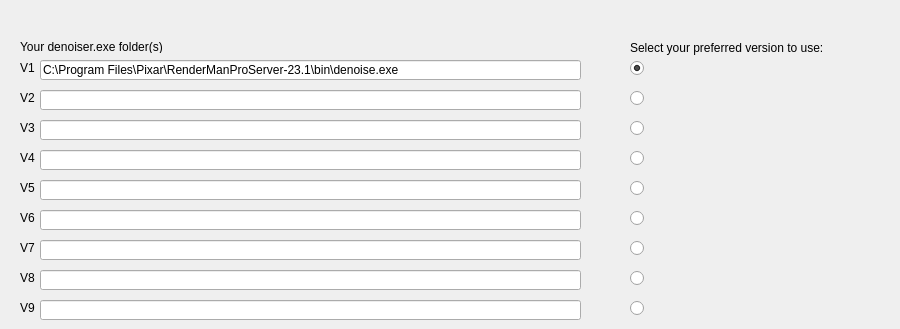
        <widget class="QWidget" name="tab_2">
         <attribute name="title">
          <string>Settings</string>
         </attribute>
         <widget class="QLabel" name="label_3">
          <property name="geometry">
           <rect>
            <x>20</x>
            <y>40</y>
            <width>150</width>
            <height>13</height>
           </rect>
          </property>
          <property name="sizePolicy">
           <sizepolicy hsizetype="Fixed" vsizetype="Fixed">
            <horstretch>0</horstretch>
            <verstretch>0</verstretch>
           </sizepolicy>
          </property>
          <property name="minimumSize">
           <size>
            <width>150</width>
            <height>0</height>
           </size>
          </property>
          <property name="text">
           <string>Your denoiser.exe folder(s)</string>
          </property>
         </widget>
         <widget class="QLineEdit" name="denoiser1">
          <property name="geometry">
           <rect>
            <x>40</x>
            <y>60</y>
            <width>541</width>
            <height>20</height>
           </rect>
          </property>
          <property name="text">
           <string>C:\Program Files\Pixar\RenderManProServer-23.1\bin\denoise.exe</string>
          </property>
         </widget>
         <widget class="QLabel" name="label_4">
          <property name="geometry">
           <rect>
            <x>630</x>
            <y>40</y>
            <width>261</width>
            <height>16</height>
           </rect>
          </property>
          <property name="sizePolicy">
           <sizepolicy hsizetype="Fixed" vsizetype="Fixed">
            <horstretch>0</horstretch>
            <verstretch>0</verstretch>
           </sizepolicy>
          </property>
          <property name="minimumSize">
           <size>
            <width>150</width>
            <height>0</height>
           </size>
          </property>
          <property name="text">
           <string>Select your preferred version to use:</string>
          </property>
         </widget>
         <widget class="QLabel" name="label_5">
          <property name="geometry">
           <rect>
            <x>20</x>
            <y>60</y>
            <width>150</width>
            <height>16</height>
           </rect>
          </property>
          <property name="sizePolicy">
           <sizepolicy hsizetype="Fixed" vsizetype="Fixed">
            <horstretch>0</horstretch>
            <verstretch>0</verstretch>
           </sizepolicy>
          </property>
          <property name="minimumSize">
           <size>
            <width>150</width>
            <height>0</height>
           </size>
          </property>
          <property name="text">
           <string>V1</string>
          </property>
         </widget>
         <widget class="QLineEdit" name="denoiser2">
          <property name="geometry">
           <rect>
            <x>40</x>
            <y>90</y>
            <width>541</width>
            <height>20</height>
           </rect>
          </property>
         </widget>
         <widget class="QLineEdit" name="denoiser3">
          <property name="geometry">
           <rect>
            <x>40</x>
            <y>120</y>
            <width>541</width>
            <height>20</height>
           </rect>
          </property>
         </widget>
         <widget class="QLineEdit" name="denoiser4">
          <property name="geometry">
           <rect>
            <x>40</x>
            <y>150</y>
            <width>541</width>
            <height>20</height>
           </rect>
          </property>
         </widget>
         <widget class="QLineEdit" name="lineEdit_5">
          <property name="geometry">
           <rect>
            <x>40</x>
            <y>180</y>
            <width>541</width>
            <height>20</height>
           </rect>
          </property>
         </widget>
         <widget class="QLineEdit" name="denoiser6">
          <property name="geometry">
           <rect>
            <x>40</x>
            <y>210</y>
            <width>541</width>
            <height>20</height>
           </rect>
          </property>
         </widget>
         <widget class="QLineEdit" name="denoiser7">
          <property name="geometry">
           <rect>
            <x>40</x>
            <y>240</y>
            <width>541</width>
            <height>20</height>
           </rect>
          </property>
         </widget>
         <widget class="QLineEdit" name="denoiser8">
          <property name="geometry">
           <rect>
            <x>40</x>
            <y>270</y>
            <width>541</width>
            <height>20</height>
           </rect>
          </property>
         </widget>
         <widget class="QLineEdit" name="denoiser9">
          <property name="geometry">
           <rect>
            <x>40</x>
            <y>300</y>
            <width>541</width>
            <height>20</height>
           </rect>
          </property>
         </widget>
         <widget class="QLabel" name="label_9">
          <property name="geometry">
           <rect>
            <x>20</x>
            <y>90</y>
            <width>150</width>
            <height>16</height>
           </rect>
          </property>
          <property name="sizePolicy">
           <sizepolicy hsizetype="Fixed" vsizetype="Fixed">
            <horstretch>0</horstretch>
            <verstretch>0</verstretch>
           </sizepolicy>
          </property>
          <property name="minimumSize">
           <size>
            <width>150</width>
            <height>0</height>
           </size>
          </property>
          <property name="text">
           <string>V2</string>
          </property>
         </widget>
         <widget class="QLabel" name="label_10">
          <property name="geometry">
           <rect>
            <x>20</x>
            <y>120</y>
            <width>150</width>
            <height>16</height>
           </rect>
          </property>
          <property name="sizePolicy">
           <sizepolicy hsizetype="Fixed" vsizetype="Fixed">
            <horstretch>0</horstretch>
            <verstretch>0</verstretch>
           </sizepolicy>
          </property>
          <property name="minimumSize">
           <size>
            <width>150</width>
            <height>0</height>
           </size>
          </property>
          <property name="text">
           <string>V3</string>
          </property>
         </widget>
         <widget class="QLabel" name="label_11">
          <property name="geometry">
           <rect>
            <x>20</x>
            <y>150</y>
            <width>150</width>
            <height>16</height>
           </rect>
          </property>
          <property name="sizePolicy">
           <sizepolicy hsizetype="Fixed" vsizetype="Fixed">
            <horstretch>0</horstretch>
            <verstretch>0</verstretch>
           </sizepolicy>
          </property>
          <property name="minimumSize">
           <size>
            <width>150</width>
            <height>0</height>
           </size>
          </property>
          <property name="text">
           <string>V4</string>
          </property>
         </widget>
         <widget class="QLabel" name="denoiser5">
          <property name="geometry">
           <rect>
            <x>20</x>
            <y>180</y>
            <width>150</width>
            <height>16</height>
           </rect>
          </property>
          <property name="sizePolicy">
           <sizepolicy hsizetype="Fixed" vsizetype="Fixed">
            <horstretch>0</horstretch>
            <verstretch>0</verstretch>
           </sizepolicy>
          </property>
          <property name="minimumSize">
           <size>
            <width>150</width>
            <height>0</height>
           </size>
          </property>
          <property name="text">
           <string>V5</string>
          </property>
         </widget>
         <widget class="QLabel" name="label_13">
          <property name="geometry">
           <rect>
            <x>20</x>
            <y>210</y>
            <width>150</width>
            <height>16</height>
           </rect>
          </property>
          <property name="sizePolicy">
           <sizepolicy hsizetype="Fixed" vsizetype="Fixed">
            <horstretch>0</horstretch>
            <verstretch>0</verstretch>
           </sizepolicy>
          </property>
          <property name="minimumSize">
           <size>
            <width>150</width>
            <height>0</height>
           </size>
          </property>
          <property name="text">
           <string>V6</string>
          </property>
         </widget>
         <widget class="QLabel" name="label_14">
          <property name="geometry">
           <rect>
            <x>20</x>
            <y>240</y>
            <width>150</width>
            <height>16</height>
           </rect>
          </property>
          <property name="sizePolicy">
           <sizepolicy hsizetype="Fixed" vsizetype="Fixed">
            <horstretch>0</horstretch>
            <verstretch>0</verstretch>
           </sizepolicy>
          </property>
          <property name="minimumSize">
           <size>
            <width>150</width>
            <height>0</height>
           </size>
          </property>
          <property name="text">
           <string>V7</string>
          </property>
         </widget>
         <widget class="QLabel" name="label_15">
          <property name="geometry">
           <rect>
            <x>20</x>
            <y>270</y>
            <width>150</width>
            <height>16</height>
           </rect>
          </property>
          <property name="sizePolicy">
           <sizepolicy hsizetype="Fixed" vsizetype="Fixed">
            <horstretch>0</horstretch>
            <verstretch>0</verstretch>
           </sizepolicy>
          </property>
          <property name="minimumSize">
           <size>
            <width>150</width>
            <height>0</height>
           </size>
          </property>
          <property name="text">
           <string>V8</string>
          </property>
         </widget>
         <widget class="QLabel" name="label_16">
          <property name="geometry">
           <rect>
            <x>20</x>
            <y>300</y>
            <width>150</width>
            <height>16</height>
           </rect>
          </property>
          <property name="sizePolicy">
           <sizepolicy hsizetype="Fixed" vsizetype="Fixed">
            <horstretch>0</horstretch>
            <verstretch>0</verstretch>
           </sizepolicy>
          </property>
          <property name="minimumSize">
           <size>
            <width>150</width>
            <height>0</height>
           </size>
          </property>
          <property name="text">
           <string>V9</string>
          </property>
         </widget>
         <widget class="QRadioButton" name="denoiser_radio1">
          <property name="geometry">
           <rect>
            <x>630</x>
            <y>60</y>
            <width>82</width>
            <height>17</height>
           </rect>
          </property>
          <property name="text">
           <string/>
          </property>
          <property name="checked">
           <bool>true</bool>
          </property>
         </widget>
         <widget class="QRadioButton" name="denoiser_radio2">
          <property name="geometry">
           <rect>
            <x>630</x>
            <y>90</y>
            <width>82</width>
            <height>17</height>
           </rect>
          </property>
          <property name="text">
           <string/>
          </property>
         </widget>
         <widget class="QRadioButton" name="denoiser_radio3">
          <property name="geometry">
           <rect>
            <x>630</x>
            <y>120</y>
            <width>82</width>
            <height>17</height>
           </rect>
          </property>
          <property name="text">
           <string/>
          </property>
         </widget>
         <widget class="QRadioButton" name="denoiser_radio4">
          <property name="geometry">
           <rect>
            <x>630</x>
            <y>150</y>
            <width>82</width>
            <height>17</height>
           </rect>
          </property>
          <property name="text">
           <string/>
          </property>
         </widget>
         <widget class="QRadioButton" name="denoiser_radio5">
          <property name="geometry">
           <rect>
            <x>630</x>
            <y>180</y>
            <width>82</width>
            <height>17</height>
           </rect>
          </property>
          <property name="text">
           <string/>
          </property>
         </widget>
         <widget class="QRadioButton" name="denoiser_radio6">
          <property name="geometry">
           <rect>
            <x>630</x>
            <y>210</y>
            <width>82</width>
            <height>17</height>
           </rect>
          </property>
          <property name="text">
           <string/>
          </property>
         </widget>
         <widget class="QRadioButton" name="denoiser_radio7">
          <property name="geometry">
           <rect>
            <x>630</x>
            <y>240</y>
            <width>82</width>
            <height>17</height>
           </rect>
          </property>
          <property name="text">
           <string/>
          </property>
         </widget>
         <widget class="QRadioButton" name="denoiser_radio8">
          <property name="geometry">
           <rect>
            <x>630</x>
            <y>270</y>
            <width>82</width>
            <height>17</height>
           </rect>
          </property>
          <property name="text">
           <string/>
          </property>
         </widget>
         <widget class="QRadioButton" name="denoiser_radio9">
          <property name="geometry">
           <rect>
            <x>630</x>
            <y>300</y>
            <width>82</width>
            <height>17</height>
           </rect>
          </property>
          <property name="text">
           <string/>
          </property>
         </widget>
        </widget>
